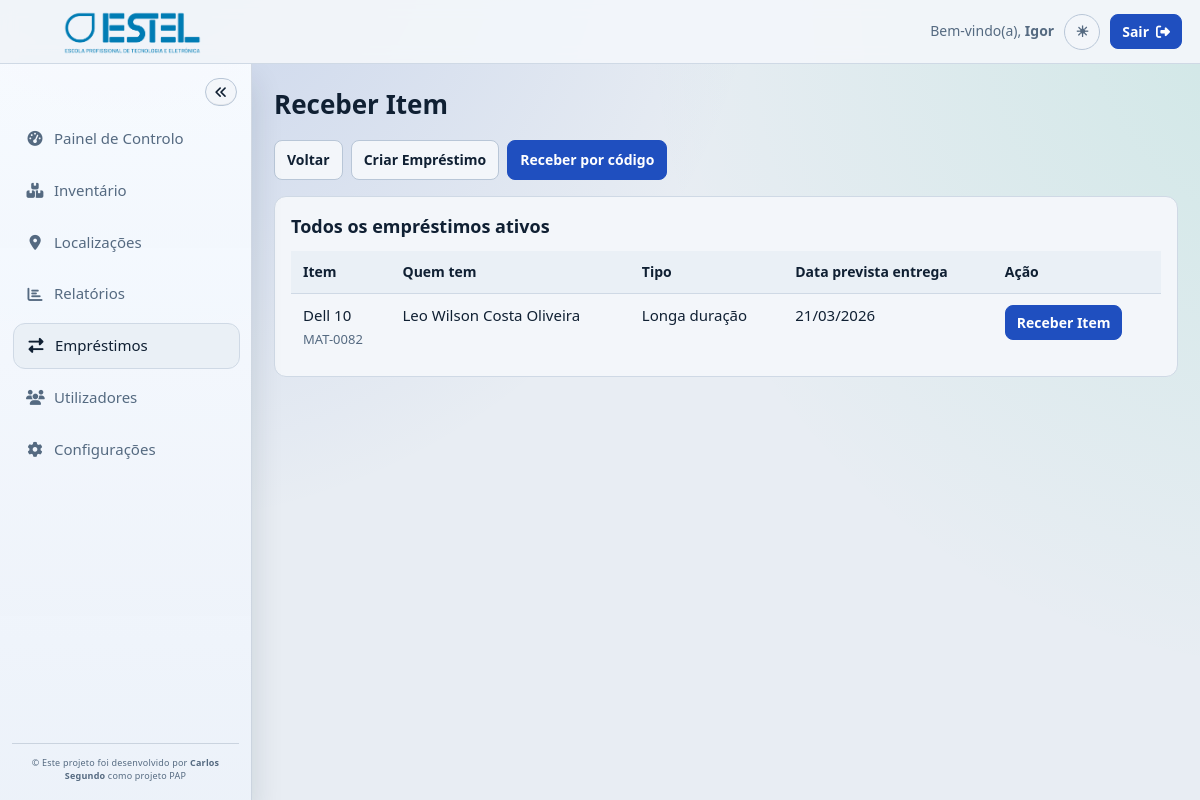
The page /dashboard/emprestimos/receive.php (signed in) on the database its author committed.
### tables this page shows
CREATE TABLE IF NOT EXISTS `emprestimo` (
  `id` INT UNSIGNED NOT NULL AUTO_INCREMENT,
  `data_inicio` DATE NOT NULL,
  `prazo_entrega` DATE NOT NULL,
  `data_fim` DATE NULL,
  `obs_inicio` TEXT NULL,
  `obs_fim` TEXT NULL,
  `email_longa_enviado_em` DATETIME NULL,
  `ultimo_email_atraso_em` DATETIME NULL,
  `user_id` INT UNSIGNED NOT NULL,
  `cliente_id` INT UNSIGNED NOT NULL,
  PRIMARY KEY (`id`),
  KEY `idx_emprestimo_user` (`user_id`),
  KEY `idx_emprestimo_cliente_ativo` (`cliente_id`, `data_fim`),
  KEY `idx_emprestimo_prazo_ativo` (`prazo_entrega`, `data_fim`),
  CONSTRAINT `fk_emprestimo_user`
    FOREIGN KEY (`user_id`) REFERENCES `user` (`id`)
    ON UPDATE CASCADE ON DELETE RESTRICT,
  CONSTRAINT `fk_emprestimo_cliente`
    FOREIGN KEY (`cliente_id`) REFERENCES `cliente` (`id`)
    ON UPDATE CASCADE ON DELETE RESTRICT
);

CREATE TABLE IF NOT EXISTS `material` (
  `id` INT UNSIGNED NOT NULL AUTO_INCREMENT,
  `nome` VARCHAR(150) NOT NULL,
  `marca` VARCHAR(100) NULL,
  `modelo` VARCHAR(100) NULL,
  `codigo_inventario` VARCHAR(120) NULL,
  `data_compra` DATE NULL,
  `isBroken` TINYINT(1) NOT NULL DEFAULT 0,
  `isAbate` TINYINT(1) NOT NULL DEFAULT 0,
  `disponibilidade` TINYINT(1) NOT NULL DEFAULT 1,
  `data_broken` DATE NULL,
  PRIMARY KEY (`id`),
  KEY `idx_material_nome` (`nome`),
  KEY `idx_material_estado` (`isBroken`, `isAbate`, `disponibilidade`),
  UNIQUE KEY `uq_material_codigo_inventario` (`codigo_inventario`)
);

CREATE TABLE IF NOT EXISTS `cliente` (
  `id` INT UNSIGNED NOT NULL AUTO_INCREMENT,
  `nome` VARCHAR(100) NOT NULL,
  `email` VARCHAR(150) NOT NULL,
  PRIMARY KEY (`id`),
  UNIQUE KEY `uq_cliente_email` (`email`),
  KEY `idx_cliente_nome` (`nome`)
);

### model/repositories/emprestimo_repository.php (called while the page is built, shortened)
<?php
final class EmprestimoRepository
{
    private PDO $pdo;
    public function __construct(PDO $pdo)
    {
        $this->pdo = $pdo;
        $this->ensureMaterialSchema();
    }
    public function listarEmprestimosAtivos(): array
    {
        $stmt = $this->pdo->query("
            SELECT
                e.id,
                e.data_inicio,
                e.prazo_entrega,
                e.obs_inicio,
                c.nome AS cliente_nome,
                c.email AS cliente_email,
                m.id AS material_id,
                m.nome AS material_nome
            FROM emprestimo e
            INNER JOIN cliente c ON c.id = e.cliente_id
            INNER JOIN emprestimo_material em ON em.emprestimo_id = e.id
            INNER JOIN material m ON m.id = em.material_id
            WHERE (e.data_fim IS NULL OR e.data_fim > NOW())
            ORDER BY e.data_inicio DESC, e.id DESC
        ");
        $rows = $stmt->fetchAll();
        $result = [];
        foreach ($rows as $row) {
            $meta = $this->decodeMetaInicio(isset($row['obs_inicio']) ? (string) $row['obs_inicio'] : null);
            $tipo = $this->resolverTipo($meta, (string) $row['prazo_entrega']);
            $quem = (string) $row['cliente_nome'];
            $dataPrevista = (string) $row['prazo_entrega'];
            $result[] = [
                'emprestimo_id' => (int) $row['id'],
                'item_nome' => (string) $row['material_nome'],
                'item_codigo' => self::formatCodigoMaterial((int) $row['material_id']),
                'quem' => $quem,
                'tipo' => $tipo,
                'tipo_label' => $this->tipoLabel($tipo),
                'data_prevista' => $dataPrevista,
            ];
        }
        return $result;
    }
    public static function formatCodigoMaterial(int $id): string
    {
        return 'MAT-' . str_pad((string) $id, 4, '0', STR_PAD_LEFT);
    }
    private function decodeMetaInicio(?string $raw): array
    {
        $decoded = json_decode($raw, true);
        return is_array($decoded) ? $decoded : [];
    }
    private function resolverTipo(array $meta, string $prazoEntrega): string
    {
        $tipo = isset($meta['tipo']) ? (string) $meta['tipo'] : '';
        if (in_array($tipo, ['aluno', 'longa_duracao', 'turma'], true)) {
            return $tipo;
        }
        return 'longa_duracao';
    }
    private function tipoLabel(string $tipo): string
    {
        if ($tipo === 'longa_duracao') {
            return 'Longa duração';
        }
        return 'Desconhecido';
    }
    private function ensureMaterialSchema(): void
    {
        $stmt = $this->pdo->query("SHOW COLUMNS FROM material LIKE 'isAbate'");
        $hasIsAbate = $stmt->fetch() !== false;
        if ($hasIsAbate) {
            return;
        }
        $this->pdo->exec("
            ALTER TABLE material
            ADD COLUMN isAbate TINYINT(1) NOT NULL DEFAULT 0 AFTER isBroken
        ");
    }
}

### dashboard/utilizadores/shared/common.php (called while the page is built, shortened)
<?php
function util_e(?string $value): string
{
    return htmlspecialchars((string) $value, ENT_QUOTES, 'UTF-8');
}

### dashboard/emprestimos/receive.php (the view, shortened to what this page needs)
<?php
require_once __DIR__ . '/../utilizadores/shared/layout.php';
require_once __DIR__ . '/../../model/repositories/emprestimo_repository.php';
$repo = new EmprestimoRepository($pdo);
$emprestimosAtivos = [];
try {
    $emprestimosAtivos = $repo->listarEmprestimosAtivos();
} catch (Throwable $e) {
    $erroLista = 'Não foi possível carregar os empréstimos ativos.';
}
?>
<div class="detail-head">
  <div class="detail-actions">
    <a class="btn btn-secondary" href="index.php">Voltar</a>
    <a class="btn btn-secondary" href="create.php">Criar Empréstimo</a>
    <button class="btn btn-primary" type="button" id="btn-barcode-reader">Receber por código</button>
  </div>
</div>
<section class="panel">
  <h2 class="section-title">Todos os empréstimos ativos</h2>
  <table class="table">
    <thead>
      <tr>
        <th>Item</th>
        <th>Quem tem</th>
        <th>Tipo</th>
        <th>Data prevista entrega</th>
        <th>Ação</th>
      </tr>
    </thead>
    <tbody>
      <?php foreach ($emprestimosAtivos as $emprestimo): ?>
        <tr>
          <td>
            <?php echo util_e((string) $emprestimo['item_nome']); ?>
            <div class="table-note"><?php echo util_e((string) $emprestimo['item_codigo']); ?></div>
          </td>
          <td><?php echo util_e((string) $emprestimo['quem']); ?></td>
          <td><?php echo util_e((string) $emprestimo['tipo_label']); ?></td>
          <td>
            <?php if ($emprestimo['data_prevista'] !== null): ?>
              <?php echo util_e(date('d/m/Y', strtotime((string) $emprestimo['data_prevista']))); ?>
            <?php else: ?>
              -
            <?php endif; ?>
          </td>
          <td>
            <form method="post" onsubmit="return confirm('Confirmar devolução deste item?');">
              <button class="btn btn-primary btn-small" type="submit">Receber Item</button>
            </form>
          </td>
        </tr>
      <?php endforeach; ?>
    </tbody>
  </table>
</section>

### css/utilizadores.css (style rules this page uses)
:root { --bg: #e8edf3; --surface: #f3f6fa; --surface-muted: #eaf0f6; --line: #cfd9e5; --line-strong: #b8c6d7; --text: #102033; --muted: #556a81; --primary: #1f4fbf; --primary-hover: #193f97; --danger: #dc2626; --danger-hover: #b91c1c; --success-bg: #e4f3e9; --success-text: #166534; --error-bg: #f7e8e8; --error-text: #b91c1c; }
* { margin: 0; padding: 0; box-sizing: border-box; font-family: "Segoe UI", Arial, sans-serif; }
body { background: var(--bg); color: var(--text); line-height: 1.45; }
a { color: inherit; }
.panel { border-radius: 12px; border: 1px solid var(--line); background: var(--surface); padding: 16px; }
.section-title { margin-bottom: 12px; font-size: 18px; font-weight: 700; display: flex; align-items: center; gap: 8px; }
.table { width: 100%; border-collapse: collapse; }
.table th { text-align: left; padding: 11px 12px; border-bottom: 1px solid var(--line); background: var(--surface-muted); color: var(--text); font-size: 14px; font-weight: 700; }
.table td { padding: 11px 12px; border-bottom: 1px solid var(--line); color: var(--text); font-size: 15px; vertical-align: top; }
.table tr:last-child td { border-bottom: none; }
.table-note { margin-top: 3px; color: var(--muted); font-size: 13px; }
.detail-head { margin-bottom: 16px; display: flex; flex-wrap: wrap; align-items: center; justify-content: space-between; gap: 10px; }
.detail-actions { display: flex; gap: 8px; flex-wrap: wrap; }
.btn { display: inline-flex; align-items: center; justify-content: center; gap: 7px; padding: 9px 12px; border-radius: 8px; border: 1px solid var(--line-strong); background: var(--surface); color: var(--text); font-size: 14px; font-weight: 600; text-decoration: none; cursor: pointer; transition: background 0.18s ease, border-color 0.18s ease, color 0.18s ease; }
.btn-small { padding: 7px 11px; }
.btn-primary { background: var(--primary); border-color: var(--primary); color: #ffffff; }
.btn-secondary { background: var(--surface); border-color: var(--line-strong); color: var(--text); }
:root { --topbar-height: 64px; --sidebar-width: 252px; --sidebar-collapsed-width: 88px; --sidebar-shadow: 0 18px 30px rgba(16, 32, 51, 0.14); }
* { font-family: "Segoe UI Variable Text", "Segoe UI", "Trebuchet MS", sans-serif; }
body { background: radial-gradient(circle at 10% -15%, rgba(31, 79, 191, 0.17), transparent 46%), radial-gradient(circle at 110% 0%, rgba(16, 185, 129, 0.12), transparent 44%), var(--bg); }
html, body { max-width: 100%; overflow-x: hidden; }
.topbar-right > *, .inline-create > *, .detail-actions > *, .form-actions > * { min-width: 0; }

### rows shown on the page
emprestimo: material.nome "Dell 10", item_codigo "MAT-0082", cliente.nome "Leo Wilson Costa Oliveira", tipo_label "Longa duração", prazo_entrega "21/03/2026"

### other values the page prints
$userName "Igor"
dashboard_sidebar_escape($label) "Painel de Controlo"
dashboard_sidebar_escape($label) "Inventário"
dashboard_sidebar_escape($label) "Localizações"
dashboard_sidebar_escape($label) "Relatórios"
dashboard_sidebar_escape($label) "Empréstimos"
dashboard_sidebar_escape($label) "Utilizadores"
dashboard_sidebar_escape($label) "Configurações"
util_e($title) "Receber Item"
